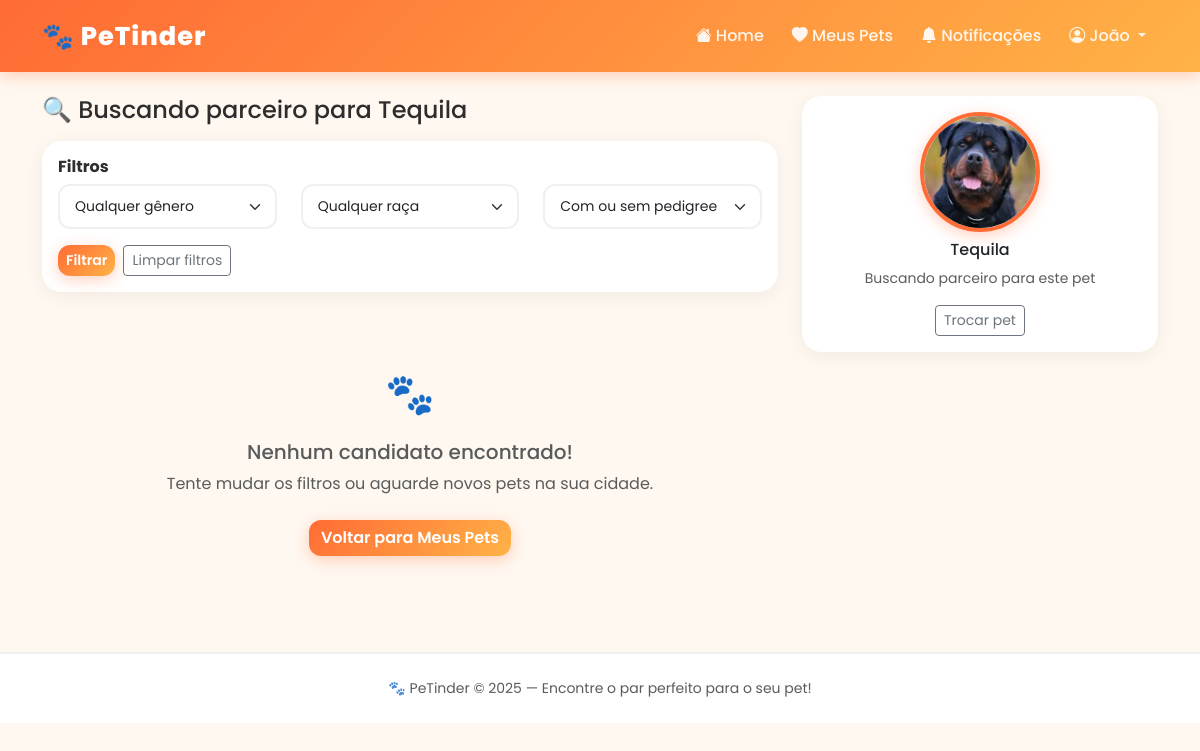
The page /buscar/2 (signed in) on the database its author committed.
### app/models/usuario.py (models this page shows, shortened)
class Usuario(UserMixin, db.Model):
    __tablename__ = 'usuario' # Diz ao SQL qual a tabela do banco esse modelo representa
    id = db.Column(db.Integer, primary_key=True)
    nome = db.Column(db.String(40), nullable=False)
    email = db.Column(db.String(30), unique=True, nullable=False)
    cpf = db.Column(db.String(11), nullable=False)
    endereco = db.Column(db.String(100))
    id_cidade = db.Column(db.Integer, db.ForeignKey('cidade.id'), nullable=False) # Chave estrangeira
    senha = db.Column(db.String(255), nullable=False)
    plano = db.Column(db.String(10), default='free')
    animais = db.relationship('Animal', backref='dono', lazy=True)
    notificacoes = db.relationship('Notificacao', backref='usuario', lazy=True)
    @login_manager.user_loader # Avisa o FlaskLogin que essa a função abaixo é responsável por carregar usuários (decorador)
    def load_user(user_id): # Recebe o user_id salvo no cookie do navegador
        return Usuario.query.get(int(user_id)) # Verifica o usuário no banco pelo ID e devolve ele

### app/models/animal.py (models this page shows, shortened)
class Animal(db.Model):
    __tablename__ = 'animal'
    id = db.Column(db.Integer, primary_key=True)
    nome = db.Column(db.String(40), nullable=False)
    idade = db.Column(db.Integer)
    genero = db.Column(db.String(1), nullable=False)
    foto = db.Column(db.String(255))
    pedigree = db.Column(db.Integer, default=0)
    descricao = db.Column(db.Text)
    id_especie = db.Column(db.Integer, db.ForeignKey('especie.id'), nullable=False)
    id_raca = db.Column(db.Integer, db.ForeignKey('raca.id'))
    id_usuario = db.Column(db.Integer, db.ForeignKey('usuario.id'), nullable=False)
    especie = db.relationship('Especie', backref='animais', lazy=True)
    raca = db.relationship('Raca', backref='animais', lazy=True)
    def get_foto(self):
        if self.foto:
            return f'/static/uploads/{self.foto}'
        return '/static/img/pet-default.png'

### app/routes/pets.py (the view)
@pets.route('/buscar/<int:animal_id>', methods=['GET', 'POST'])
@login_required
def buscar(animal_id):
    from app.models.curtida import Curtida
    from app.models.match import Match
    animal = Animal.query.get_or_404(animal_id)
    if animal.id_usuario != current_user.id:
        flash('Você não tem permissão!', 'danger')
        return redirect(url_for('pets.meus_pets'))
    filtro_genero = request.args.get('genero', '')
    filtro_raca = request.args.get('id_raca', '')
    filtro_pedigree = request.args.get('pedigree', '')
    ja_vistos = Curtida.query.filter_by(
        id_animal_de=animal.id
    ).with_entities(Curtida.id_animal_para).all()
    ids_ja_vistos = [c.id_animal_para for c in ja_vistos]
    from app.models.usuario import Usuario
    tutores_mesma_cidade = Usuario.query.filter_by(
        id_cidade=current_user.id_cidade
    ).with_entities(Usuario.id).all()
    ids_tutores = [t.id for t in tutores_mesma_cidade]
    query = Animal.query.filter(
        Animal.id_especie == animal.id_especie,
        Animal.id_usuario != current_user.id,
        Animal.id_usuario.in_(ids_tutores),
        Animal.id.notin_(ids_ja_vistos),
        Animal.id != animal.id
    )
    if filtro_genero:
        query = query.filter(Animal.genero == filtro_genero)
    if filtro_raca:
        query = query.filter(Animal.id_raca == filtro_raca)
    if filtro_pedigree:
        query = query.filter(Animal.pedigree == int(filtro_pedigree))
    candidatos = query.all()
    racas = Raca.query.filter_by(id_especie=animal.id_especie).all()
    return render_template('buscar.html',
        animal=animal,
        candidatos=candidatos,
        racas=racas,
        filtro_genero=filtro_genero,
        filtro_raca=filtro_raca,
        filtro_pedigree=filtro_pedigree
    )

### app/templates/buscar.html (shortened to what this page needs)
{% extends 'base.html' %}
{% block content %}
<div class="row">
    <div class="col-lg-8">
        <h4 class="mb-3">🔍 Buscando parceiro para {{ animal.nome }}</h4>
        <div class="card mb-4">
            <div class="card-body">
                <h6 class="card-title">Filtros</h6>
                <form method="GET" action="{{ url_for('pets.buscar', animal_id=animal.id) }}">
                    <div class="row">
                        <div class="col-md-4 mb-2">
                            <select name="genero" class="form-select form-select-sm">
                                <option value="">Qualquer gênero</option>
                            </select>
                        </div>
                        <div class="col-md-4 mb-2">
                            <select name="id_raca" class="form-select form-select-sm">
                                <option value="">Qualquer raça</option>
                            </select>
                        </div>
                        <div class="col-md-4 mb-2">
                            <select name="pedigree" class="form-select form-select-sm">
                                <option value="">Com ou sem pedigree</option>
                            </select>
                        </div>
                    </div>
                    <div class="d-flex gap-2 mt-2">
                        <button type="submit" class="btn btn-danger btn-sm">
                            Filtrar
                        </button>
                        <a href="{{ url_for('pets.buscar', animal_id=animal.id) }}"
                           class="btn btn-outline-secondary btn-sm">
                            Limpar filtros
                        </a>
                    </div>
                </form>
            </div>
        </div>
        {% if candidatos %}
            {% set candidato = candidatos[0] %}
            <div class="card pet-card mx-auto" style="max-width: 400px;">
                <img src="{{ candidato.get_foto() }}" alt="{{ candidato.nome }}">
                <div class="card-body">
                    <h4 class="card-title">{{ candidato.nome }}</h4>
                    <p class="text-muted mb-1">
                        <strong>Espécie:</strong> {{ candidato.especie.nome }}
                    </p>
                    <p class="text-muted mb-1">
                        <strong>Raça:</strong>
                        {% if candidato.raca %}
                            {{ candidato.raca.nome }}
                        {% else %}
                            Não informada
                        {% endif %}
                    </p>
                    <p class="text-muted mb-1">
                        <strong>Gênero:</strong> {{ candidato.get_genero() }}
                    </p>
                    <p class="text-muted mb-1">
                        <strong>Idade:</strong> {{ candidato.idade }} meses
                    </p>
                    <p class="text-muted mb-2">
                        <strong>Pedigree:</strong>
                        {% if candidato.tem_pedigree() %}✅ Sim{% else %}❌ Não{% endif %}
                    </p>
                    {% if candidato.descricao %}
                        <p class="small border-top pt-2">{{ candidato.descricao }}</p>
                    {% endif %}
                    <div class="d-flex gap-3 justify-content-center mt-3">
                        <a href="{{ url_for('pets.swipe', animal_id=animal.id, alvo_id=candidato.id, direcao='pass') }}"
                           class="btn btn-pass btn-lg">
                            👎 Pass
                        </a>
                        <a href="{{ url_for('pets.swipe', animal_id=animal.id, alvo_id=candidato.id, direcao='like') }}"
                           class="btn btn-like btn-lg">
                            ❤️ Like
                        </a>
                    </div>
                </div>
            </div>
            <p class="text-center text-muted mt-3">
                {{ candidatos|length }} candidato(s) encontrado(s)
            </p>
        {% else %}
            <div class="text-center py-5">
                <p class="fs-1">🐾</p>
                <h5 class="text-muted">Nenhum candidato encontrado!</h5>
                <p class="text-muted">
                    Tente mudar os filtros ou aguarde novos pets na sua cidade.
                </p>
                <a href="{{ url_for('pets.meus_pets') }}" class="btn btn-danger mt-2">
                    Voltar para Meus Pets
                </a>
            </div>
        {% endif %}
    </div>
    <div class="col-lg-4">
        <div class="card mb-3">
            <div class="card-body text-center">
                <img src="{{ animal.get_foto() }}"
                     class="foto-perfil-pet mb-2"
                     alt="{{ animal.nome }}">
                <h6>{{ animal.nome }}</h6>
                <p class="text-muted small">Buscando parceiro para este pet</p>
                <a href="{{ url_for('pets.meus_pets') }}" class="btn btn-outline-secondary btn-sm">
                    Trocar pet
                </a>
            </div>
        </div>
    </div>
</div>
{% endblock %}

### app/templates/base.html (shortened to what this page needs)
<!DOCTYPE html>
<html lang="pt-br">
<head>
    <link href="https://cdn.jsdelivr.net/npm/bootstrap@5.3.0/dist/css/bootstrap.min.css" rel="stylesheet">
    <link href="https://cdn.jsdelivr.net/npm/bootstrap-icons@1.10.0/font/bootstrap-icons.css" rel="stylesheet">
    <link rel="stylesheet" href="{{ url_for('static', filename='css/style.css') }}">
</head>
<body>
    <nav class="navbar navbar-expand-lg navbar-dark">
        <div class="container">
            <a class="navbar-brand" href="{{ url_for('main.home') }}">
                🐾 PeTinder
            </a>
            <div class="collapse navbar-collapse" id="navbarNav">
                <ul class="navbar-nav ms-auto align-items-center gap-1">
                    {% if current_user.is_authenticated %}
                        <li class="nav-item">
                            <a class="nav-link" href="{{ url_for('main.home') }}">
                                <i class="bi bi-house-fill"></i> Home
                            </a>
                        </li>
                        <li class="nav-item">
                            <a class="nav-link" href="{{ url_for('pets.meus_pets') }}">
                                <i class="bi bi-heart-fill"></i> Meus Pets
                            </a>
                        </li>
                        <li class="nav-item">
                            <a class="nav-link position-relative" href="{{ url_for('main.notificacoes') }}">
                                <i class="bi bi-bell-fill"></i> Notificações
                                {% set nao_lidas = current_user.notificacoes|selectattr('lida', 'equalto', 0)|list|length %}
                            </a>
                        </li>
                        <li class="nav-item dropdown">
                            <a class="nav-link dropdown-toggle" href="#" data-bs-toggle="dropdown">
                                <i class="bi bi-person-circle"></i> {{ current_user.nome.split()[0] }}
                            </a>
                        </li>
                    {% endif %}
                </ul>
            </div>
        </div>
    </nav>
    <main class="container my-4">
        {% block content %}
        {% endblock %}
    </main>
    <footer class="text-center py-4 mt-5">
        <p class="mb-0 text-muted small">
            🐾 PeTinder &copy; 2025 — Encontre o par perfeito para o seu pet!
        </p>
    </footer>
</body>
</html>

### app/static/css/style.css (style rules this page uses)
:root { --cor-primaria: #FF6B35; --cor-secundaria: #FFB347; --cor-escura: #2D2D2D; --cor-clara: #FFF8F0; --cor-cinza: #6c757d; --sombra: 0 8px 30px rgba(255, 107, 53, 0.15); --sombra-hover: 0 15px 40px rgba(255, 107, 53, 0.3); --borda-radius: 20px; }
body { background-color: var(--cor-clara); font-family: 'Segoe UI', sans-serif; color: var(--cor-escura); }
a { text-decoration: none; }
.navbar { background: linear-gradient(135deg, var(--cor-primaria), var(--cor-secundaria)) !important; box-shadow: 0 4px 15px rgba(255, 107, 53, 0.3); padding: 12px 0; }
.navbar-brand { font-size: 1.6rem; font-weight: 800; letter-spacing: 1px; color: white !important; }
.navbar .nav-link { color: rgba(255,255,255,0.9) !important; font-weight: 500; transition: all 0.2s; border-radius: 10px; padding: 6px 12px !important; }
.form-control, .form-select { border-radius: 12px; border: 2px solid #f0f0f0; padding: 10px 15px; transition: all 0.2s; }
.btn-danger { background: linear-gradient(135deg, var(--cor-primaria), var(--cor-secundaria)); border: none; border-radius: 12px; font-weight: 600; transition: all 0.2s ease; box-shadow: 0 4px 15px rgba(255, 107, 53, 0.3); }
.foto-perfil-pet { width: 120px; height: 120px; object-fit: cover; border-radius: 50%; border: 4px solid var(--cor-primaria); box-shadow: 0 4px 15px rgba(255, 107, 53, 0.3); }
.card { border: none; border-radius: var(--borda-radius); box-shadow: 0 4px 20px rgba(0,0,0,0.06); }
.card-title { font-weight: 700; color: var(--cor-escura); }
footer { background: white !important; border-top: 2px solid #f0f0f0 !important; color: var(--cor-cinza); }

### app/templates/base.html (style rules this page uses)
body { font-family: 'Poppins', sans-serif; }

### rows shown on the page
Usuario: nome "João"
Animal: nome "Tequila", get_foto (picture)
